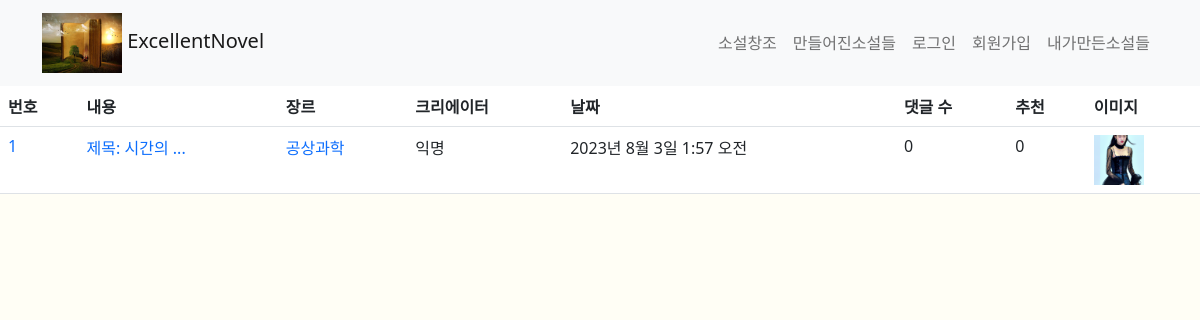
The app's page /novels/, older data.
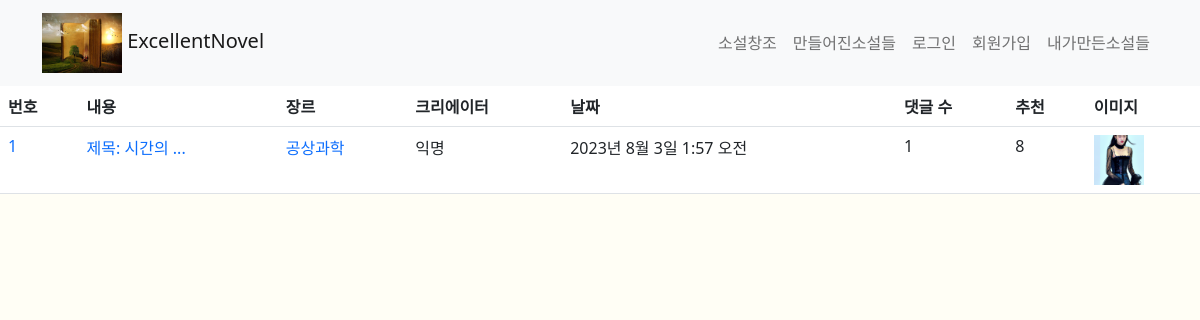
The same page, newer data.
### novel/models.py (models this page shows)
class Novel(models.Model):
    answer_text = models.TextField(max_length=5000)
    novel_infor = models.OneToOneField(NovelInf, on_delete=models.CASCADE)
    recommend = models.IntegerField(default=0)
    user = models.ForeignKey(get_user_model(),on_delete=models.CASCADE,blank=True)
    pub_date = models.DateTimeField(auto_now_add=True)
    comment_num = models.IntegerField(default=0)
    image = models.ImageField(blank=True,null=True)
    image2 = models.ImageField(blank=True,null=True)
    image3 = models.ImageField(blank=True, null=True)

class NovelInf(models.Model):
    char_name1 = models.CharField(max_length=15, blank=True,default='',null=True)
    char_name2 = models.CharField(max_length=15, blank=True, default='',null=True)
    char_age1 = models.IntegerField(blank=True, default=0,null=True)
    char_age2 = models.IntegerField(blank=True, default=0,null=True)
    char_per1 = models.CharField(max_length=100, blank=True, default='',null=True)
    char_per2 = models.CharField(max_length=100, blank=True, default='',null=True)
    gender_choices = (('남성', '남성'), ('여성', '여성'), ('등장시키지 않음', '등장시키지 않음'))
    char_sex1 = models.CharField(max_length=8, choices=gender_choices, blank=True,default='남자')
    char_sex2 = models.CharField(max_length=8, choices=gender_choices, blank=True,default='남자')
    genre_choices = (('로맨스', '로맨스'), ('판타지', '판타지'), ('고전', '고전'), ('공상과학', '공상과학'), ('일상', '일상'), ('공포', '공포'))
    genre = models.CharField(max_length=10, choices=genre_choices, blank=True)
    story = models.TextField(max_length=150, blank=False)

### novel/views.py (the view)
# urls.py: path('novels/', views.novel_list, name='novel_list'),
def novel_list(request):
    novels = Novel.objects.all().order_by('pk')
    context = {'novels': novels}
    return render(request, 'novel/novel_list.html', context)

### novel/templates/novel/novel_list.html (shortened to what this page needs)
{% extends 'novel/base.html' %}
{% load static %}
{% block title %}
    <link rel="stylesheet" type="text/css" href="{% static 'css/list.css' %}">
{% endblock %}
{% block body %}
    <div id="list_table">
        <table class="table">
            <thead>
            <tr>
                <th>번호</th>
                <th scope="col">내용</th>
                <th>장르</th>
                <th>크리에이터</th>
                <th>날짜</th>
                <th>댓글 수</th>
                <th>추천</th>
                <th>이미지</th>
            </tr>
            </thead>
            {% for novel in novels %}
                <tr>
                    <td><a href="{% url 'novel:novel_detail' novel.pk %}">{{ forloop.counter }}</a></td>
                    <td><a href="{% url 'novel:novel_detail' novel.pk %}">{{ novel.answer_text | slice:":8" }}...</a>
                    </td>
                    <td><a href="{% url 'novel:novel_detail' novel.pk %}">{{ novel.novel_infor.genre }}</a></td>
                    {% if novel.user.nickname %}
                        <td>{{ novel.user.nickname }}</td>
                    {% else %}
                        <td>익명</td>
                    {% endif %}
                    <td>{{ novel.pub_date }}</td>
                    <td>{{ novel.comment_num }}</td>
                    <td>{{ novel.recommend }}</td>
                    <td><img width="50px" height="50px" src="{{ novel.image.url }}"></td>
                </tr>
            {% endfor %}
        </table>
    </div>
{% endblock %}

### novel/templates/novel/base.html (shortened to what this page needs)
{% load static %}
{% load django_bootstrap5 %}
<link rel="stylesheet" type="text/css" href="{% static 'css/bootstrap.min.css' %}">
<!DOCTYPE html>
<html lang="ko">
<head>
    {% block title %}
    {% endblock %}
</head>
<body>
<div id="main_contents">
    <nav class="navbar navbar-expand-lg bg-light">
        <div class="container">
            <a class="navbar-brand" href="{% url 'novel:home' %}">
                <img width="80" height="60" src="{% static 'novel/nav.jpg' %}">
                ExcellentNovel
            </a>
            <div class="navbar-collapse right">
                <ul class="navbar-nav">
                    <li class="nav-item">
                        <a class="nav-link" href="{% url 'novel:novel_create' %}">소설창조</a>
                    </li>
                    <li class="nav-item">
                        <a class="nav-link" href="{% url 'novel:novel_list' %}">만들어진소설들</a>
                    </li>
                    {% if not user.is_authenticated %}
                        <li class="nav-item">
                            <a class="nav-link" href="{% url 'novel:login' %}">로그인</a>
                        </li>
                        <li class="nav-item">
                            <a class="nav-link" href="{% url 'novel:register' %}">회원가입</a>
                        </li>
                    {% else %}
                        <li class="nav-item">
                            <a class="nav-link" href="{% url 'novel:logout' %}">로그아웃</a>
                        </li>
                    {% endif %}
                    <li class="nav-item">
                        <a class="nav-link" href="{% url 'novel:mypage' %}">내가만든소설들</a>
                    </li>
                </ul>
            </div>
        </div>
    </nav>
    {% block body %}
    {% endblock %}
</div>
</body>
</html>

### openaidjango/static/css/list.css (style rules this page uses)
.right { display: flex; justify-content: right }
#list_table a { text-decoration: none; }
#list_table { background-color: white; }
body { background-color: #fffef5; }

Row changes from the older to the newer data that the page shows:
changed Novel "제목: 시간의": comment_num "0" → "1"; recommend "0" → "8"
